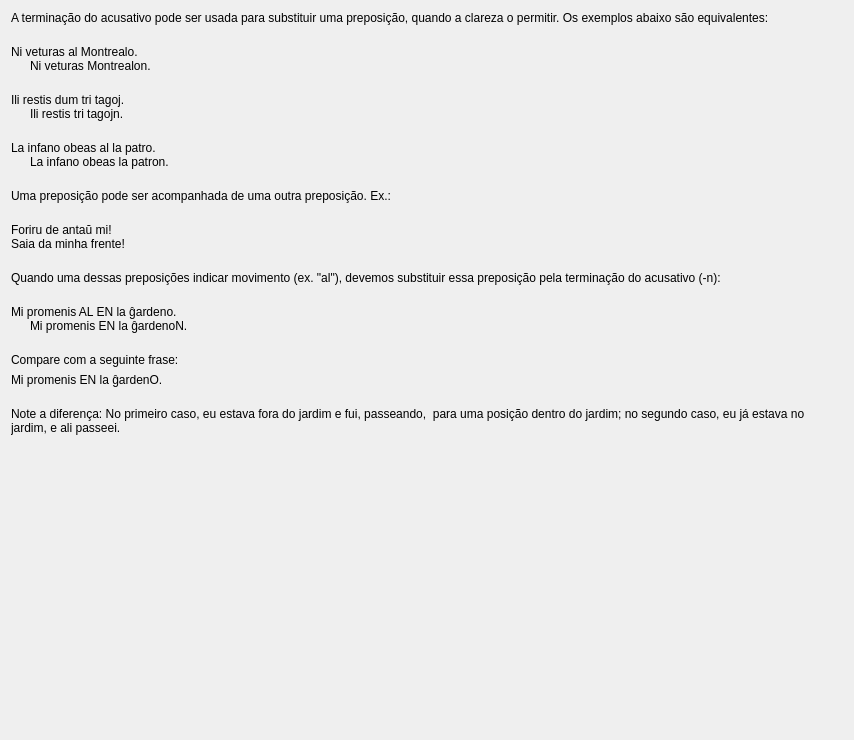
         <widget class="QWidget" name="scrollAreaWidgetContents_8">
          <property name="geometry">
           <rect>
            <x>0</x>
            <y>0</y>
            <width>854</width>
            <height>740</height>
           </rect>
          </property>
          <layout class="QVBoxLayout" name="verticalLayout_35">
           <property name="spacing">
            <number>20</number>
           </property>
           <item>
            <widget class="QLabel" name="Lec07_Label556">
             <property name="text">
              <string>A terminação do acusativo pode ser usada para substituir uma preposição, quando a clareza o permitir. Os exemplos abaixo são equivalentes:</string>
             </property>
             <property name="wordWrap">
              <bool>true</bool>
             </property>
            </widget>
           </item>
           <item>
            <layout class="QVBoxLayout" name="verticalLayout_13">
             <property name="spacing">
              <number>0</number>
             </property>
             <item>
              <widget class="klakbutono_nova" name="Lec07_Button564">
               <property name="text">
                <string>Ni veturas al Montrealo.</string>
               </property>
               <property name="wordWrap">
                <bool>true</bool>
               </property>
              </widget>
             </item>
             <item>
              <layout class="QHBoxLayout" name="horizontalLayout_2">
               <property name="spacing">
                <number>12</number>
               </property>
               <item>
                <widget class="QLabel" name="label_136">
                 <property name="sizePolicy">
                  <sizepolicy hsizetype="Maximum" vsizetype="Preferred">
                   <horstretch>0</horstretch>
                   <verstretch>0</verstretch>
                  </sizepolicy>
                 </property>
                 <property name="text">
                  <string/>
                 </property>
                 <property name="pixmap">
                  <pixmap resource="../resources/ikonoj.qrc">:/ikonoj/egala.png</pixmap>
                 </property>
                 <property name="tipo" stdset="0">
                  <string>egala</string>
                 </property>
                </widget>
               </item>
               <item>
                <widget class="klakbutono_nova" name="Lec07_Button565">
                 <property name="text">
                  <string>Ni veturas Montrealon.</string>
                 </property>
                 <property name="wordWrap">
                  <bool>true</bool>
                 </property>
                </widget>
               </item>
              </layout>
             </item>
            </layout>
           </item>
           <item>
            <layout class="QVBoxLayout" name="verticalLayout_29">
             <property name="spacing">
              <number>0</number>
             </property>
             <item>
              <widget class="klakbutono_nova" name="Lec07_Button566">
               <property name="text">
                <string>Ili restis dum tri tagoj.</string>
               </property>
               <property name="wordWrap">
                <bool>true</bool>
               </property>
              </widget>
             </item>
             <item>
              <layout class="QHBoxLayout" name="horizontalLayout_3">
               <property name="spacing">
                <number>12</number>
               </property>
               <item>
                <widget class="QLabel" name="label_190">
                 <property name="sizePolicy">
                  <sizepolicy hsizetype="Maximum" vsizetype="Preferred">
                   <horstretch>0</horstretch>
                   <verstretch>0</verstretch>
                  </sizepolicy>
                 </property>
                 <property name="text">
                  <string/>
                 </property>
                 <property name="pixmap">
                  <pixmap resource="../resources/ikonoj.qrc">:/ikonoj/egala.png</pixmap>
                 </property>
                 <property name="tipo" stdset="0">
                  <string>egala</string>
                 </property>
                </widget>
               </item>
               <item>
                <widget class="klakbutono_nova" name="Lec07_Button567">
                 <property name="text">
                  <string>Ili restis tri tagojn.</string>
                 </property>
                 <property name="wordWrap">
                  <bool>true</bool>
                 </property>
                </widget>
               </item>
              </layout>
             </item>
            </layout>
           </item>
           <item>
            <layout class="QVBoxLayout" name="verticalLayout_30">
             <property name="spacing">
              <number>0</number>
             </property>
             <item>
              <widget class="klakbutono_nova" name="Lec07_Button569">
               <property name="text">
                <string>La infano obeas al la patro.</string>
               </property>
               <property name="wordWrap">
                <bool>true</bool>
               </property>
              </widget>
             </item>
             <item>
              <layout class="QHBoxLayout" name="horizontalLayout_4">
               <property name="spacing">
                <number>12</number>
               </property>
               <item>
                <widget class="QLabel" name="label_191">
                 <property name="sizePolicy">
                  <sizepolicy hsizetype="Maximum" vsizetype="Preferred">
                   <horstretch>0</horstretch>
                   <verstretch>0</verstretch>
                  </sizepolicy>
                 </property>
                 <property name="text">
                  <string/>
                 </property>
                 <property name="pixmap">
                  <pixmap resource="../resources/ikonoj.qrc">:/ikonoj/egala.png</pixmap>
                 </property>
                 <property name="tipo" stdset="0">
                  <string>egala</string>
                 </property>
                </widget>
               </item>
               <item>
                <widget class="klakbutono_nova" name="Lec07_Button568">
                 <property name="text">
                  <string>La infano obeas la patron.</string>
                 </property>
                 <property name="wordWrap">
                  <bool>true</bool>
                 </property>
                </widget>
               </item>
              </layout>
             </item>
            </layout>
           </item>
           <item>
            <layout class="QVBoxLayout" name="verticalLayout_33">
             <item>
              <widget class="QLabel" name="Lec07_Label557">
               <property name="text">
                <string>Uma preposição pode ser acompanhada de uma outra preposição. Ex.:</string>
               </property>
               <property name="wordWrap">
                <bool>true</bool>
               </property>
              </widget>
             </item>
             <item>
              <layout class="QVBoxLayout" name="verticalLayout_37">
               <property name="spacing">
                <number>0</number>
               </property>
               <item>
                <widget class="klakbutono_nova" name="Lec07_Button570">
                 <property name="text">
                  <string>Foriru de antaŭ mi!</string>
                 </property>
                 <property name="wordWrap">
                  <bool>true</bool>
                 </property>
                </widget>
               </item>
               <item>
                <widget class="QLabel" name="Lec07_Label558">
                 <property name="text">
                  <string>Saia da minha frente!</string>
                 </property>
                 <property name="wordWrap">
                  <bool>true</bool>
                 </property>
                </widget>
               </item>
              </layout>
             </item>
            </layout>
           </item>
           <item>
            <layout class="QVBoxLayout" name="verticalLayout_32">
             <item>
              <widget class="QLabel" name="Lec07_Label559">
               <property name="text">
                <string>Quando uma dessas preposições indicar movimento (ex. &quot;al&quot;), devemos substituir essa preposição pela terminação do acusativo (-n):</string>
               </property>
               <property name="wordWrap">
                <bool>true</bool>
               </property>
              </widget>
             </item>
             <item>
              <layout class="QVBoxLayout" name="verticalLayout_31">
               <property name="spacing">
                <number>0</number>
               </property>
               <item>
                <widget class="klakbutono_nova" name="Lec07_Button571">
                 <property name="text">
                  <string>Mi promenis AL EN la ĝardeno.</string>
                 </property>
                 <property name="wordWrap">
                  <bool>true</bool>
                 </property>
                </widget>
               </item>
               <item>
                <layout class="QHBoxLayout" name="horizontalLayout_5">
                 <property name="spacing">
                  <number>12</number>
                 </property>
                 <item>
                  <widget class="label_sago" name="label_200">
                   <property name="sizePolicy">
                    <sizepolicy hsizetype="Maximum" vsizetype="Preferred">
                     <horstretch>0</horstretch>
                     <verstretch>0</verstretch>
                    </sizepolicy>
                   </property>
                   <property name="text">
                    <string/>
                   </property>
                   <property name="pixmap">
                    <pixmap resource="../resources/ikonoj.qrc">:/ikonoj/sago_antauen.png</pixmap>
                   </property>
                  </widget>
                 </item>
                 <item>
                  <widget class="klakbutono_nova" name="Lec07_Button572">
                   <property name="text">
                    <string>Mi promenis EN la ĝardenoN.</string>
                   </property>
                   <property name="wordWrap">
                    <bool>true</bool>
                   </property>
                  </widget>
                 </item>
                </layout>
               </item>
              </layout>
             </item>
            </layout>
           </item>
           <item>
            <layout class="QVBoxLayout" name="verticalLayout_34">
             <property name="spacing">
              <number>6</number>
             </property>
             <item>
              <widget class="QLabel" name="Lec07_Label560">
               <property name="text">
                <string>Compare com a seguinte frase:</string>
               </property>
               <property name="wordWrap">
                <bool>true</bool>
               </property>
              </widget>
             </item>
             <item>
              <widget class="klakbutono_nova" name="Lec07_Button573">
               <property name="text">
                <string>Mi promenis EN la ĝardenO.</string>
               </property>
               <property name="wordWrap">
                <bool>true</bool>
               </property>
              </widget>
             </item>
            </layout>
           </item>
           <item>
            <widget class="QLabel" name="Lec07_Label561">
             <property name="text">
              <string>Note a diferença: No primeiro caso, eu estava fora do jardim e fui, passeando,  para uma posição dentro do jardim; no segundo caso, eu já estava no jardim, e ali passeei.</string>
             </property>
             <property name="wordWrap">
              <bool>true</bool>
             </property>
            </widget>
           </item>
           <item>
            <spacer name="verticalSpacer_8">
             <property name="orientation">
              <enum>Qt::Vertical</enum>
             </property>
             <property name="sizeHint" stdset="0">
              <size>
               <width>20</width>
               <height>40</height>
              </size>
             </property>
            </spacer>
           </item>
          </layout>
         </widget>
